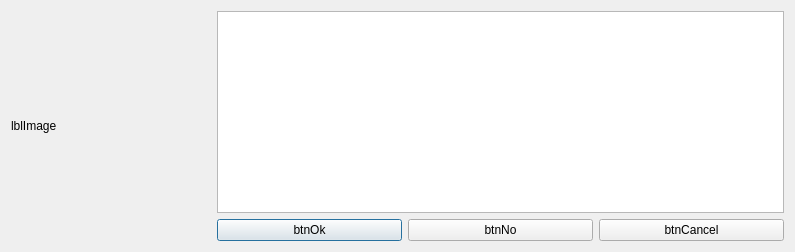
<?xml version="1.0" encoding="UTF-8"?>
<ui version="4.0">
 <class>MessageDlgClassClass</class>
 <widget class="QDialog" name="MessageDlgClassClass">
  <property name="geometry">
   <rect>
    <x>0</x>
    <y>0</y>
    <width>795</width>
    <height>250</height>
   </rect>
  </property>
  <property name="windowTitle">
   <string>MessageDlgClass</string>
  </property>
  <layout class="QVBoxLayout" name="verticalLayout_2">
   <item>
    <layout class="QHBoxLayout" name="horizontalLayout_2">
     <item>
      <widget class="QLabel" name="lblImage">
       <property name="sizePolicy">
        <sizepolicy hsizetype="Fixed" vsizetype="Fixed">
         <horstretch>0</horstretch>
         <verstretch>0</verstretch>
        </sizepolicy>
       </property>
       <property name="minimumSize">
        <size>
         <width>200</width>
         <height>230</height>
        </size>
       </property>
       <property name="text">
        <string>lblImage</string>
       </property>
       <property name="scaledContents">
        <bool>true</bool>
       </property>
      </widget>
     </item>
     <item>
      <layout class="QVBoxLayout" name="verticalLayout">
       <item>
        <widget class="QTextEdit" name="memMessage"/>
       </item>
       <item>
        <layout class="QHBoxLayout" name="horizontalLayout">
         <item>
          <widget class="QPushButton" name="btnOk">
           <property name="minimumSize">
            <size>
             <width>150</width>
             <height>0</height>
            </size>
           </property>
           <property name="text">
            <string>btnOk</string>
           </property>
          </widget>
         </item>
         <item>
          <widget class="QPushButton" name="btnNo">
           <property name="minimumSize">
            <size>
             <width>150</width>
             <height>0</height>
            </size>
           </property>
           <property name="text">
            <string>btnNo</string>
           </property>
          </widget>
         </item>
         <item>
          <widget class="QPushButton" name="btnCancel">
           <property name="minimumSize">
            <size>
             <width>150</width>
             <height>0</height>
            </size>
           </property>
           <property name="text">
            <string>btnCancel</string>
           </property>
          </widget>
         </item>
        </layout>
       </item>
      </layout>
     </item>
    </layout>
   </item>
  </layout>
 </widget>
 <layoutdefault spacing="6" margin="11"/>
 <resources/>
 <connections/>
</ui>
